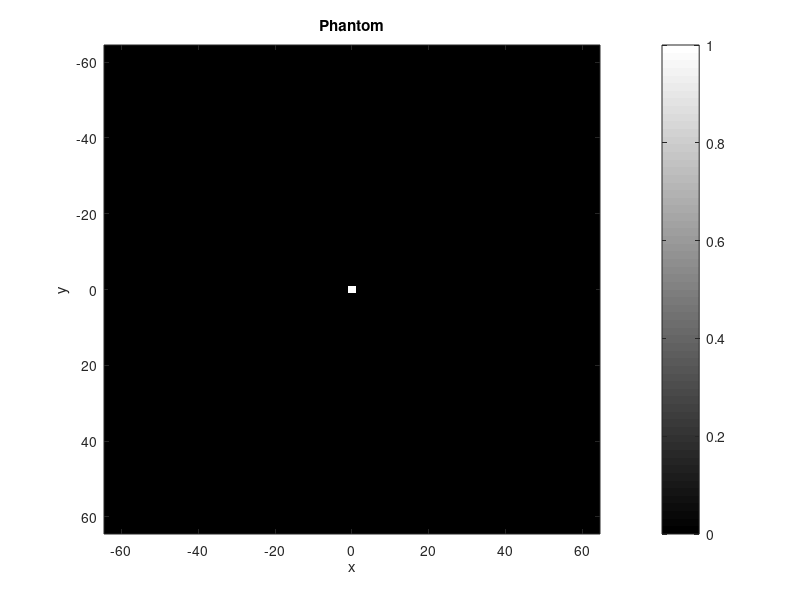
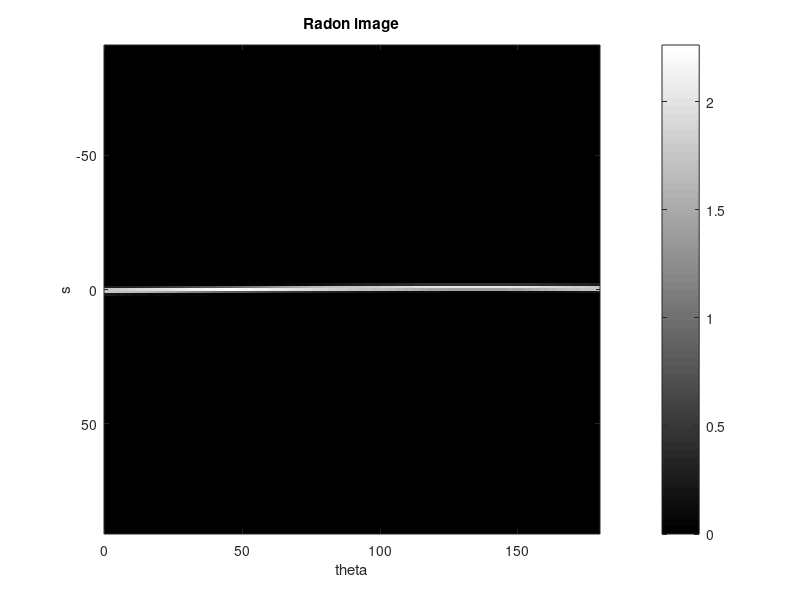
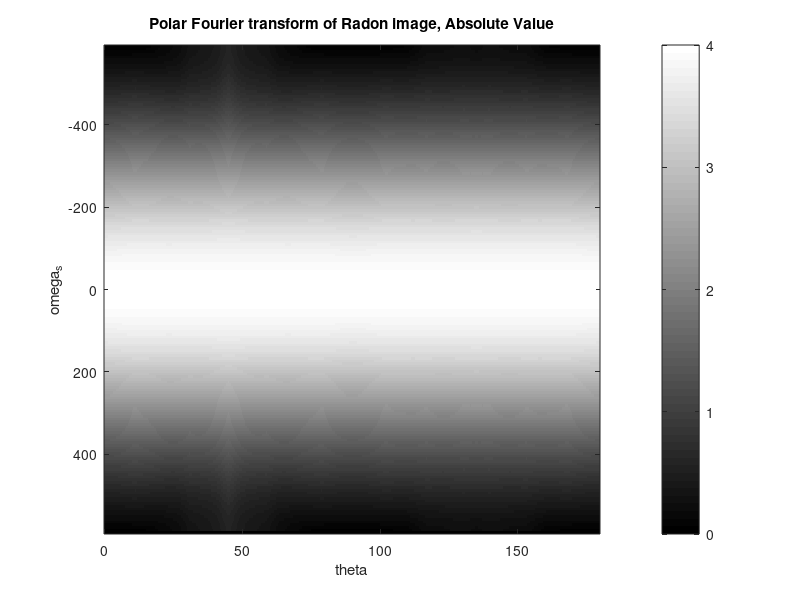
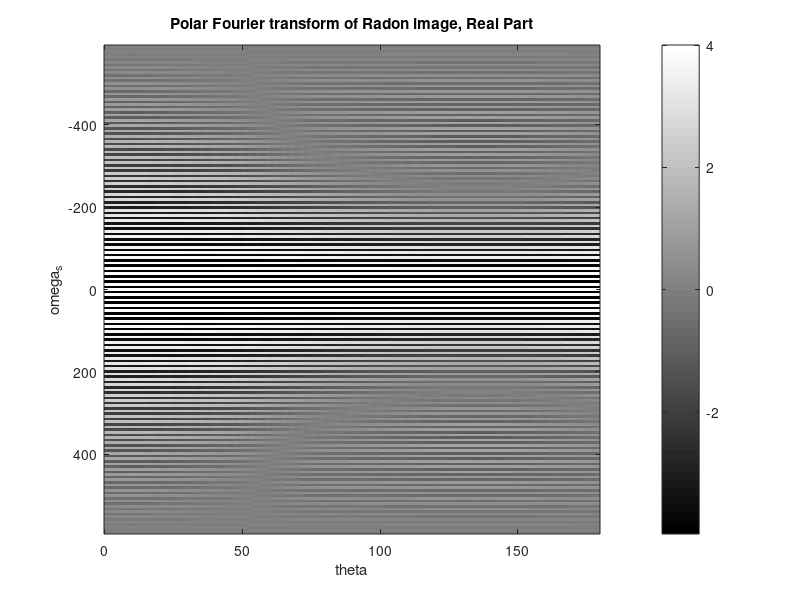

Source code (MATLAB) for these figures, in order: (Note: a time limit stopped this script after it produced the figures.)
%% Image defaults
set(0,'defaultsurfaceedgecolor','none')

%% Debug flag: print out everything when DEBUG==1
DEBUG=1;

%% Signal to noise ratio
%SNR=0.1;

%% Interpolation method: nearest / linear / cubic
interp_m='nearest';

%%Zeropadding ratio: filter out high frequency signal
% 0:none , 1:filter everything
zeropad_ratio=0;

%%Oversampling ratio: reduce alising
%1:normal, >1 oversampling
oversamp_ratio=2;

%% Size of phantom and reconstructed image
% N is the number of rows and columns in P, which is 256 respectively
N=128;

%Radon scan angles
%we may change the number of beams that we use to cover 180 degree
theta=linspace(0,180-1/3,180*3);

%%%%%%%%%%%%%%%%%%%%%%%%%%%%%%%%%%%%%%%%%%%%%%%%%%%%%%%%%%%%%%%%%%%%%
%% Create Phantom P
%P = phantom('Shepp-Logan',N);

%Modified Shepp-Logan' gives better visual perception than 'Shepp-Logan'
%P = phantom('Modified Shepp-Logan',N);     %Fail-safe version

% a simple 2D delta function which is off-centre
%P = zeros(N);
%P(12,12)=1;

% a stripe
%T=N/8;
%P=[zeros(N,(N-T)/2) ones(N,T) zeros(N,(N-T)/2)];

% a square (T must be even)
T=2;
P=[zeros(N,(N-T)/2) ones(N,T) zeros(N,(N-T)/2)];
P=P'&P; %image of square

% a 45deg straight line
%P=eye(N);

% Determine the range of x and y
x = linspace(-N/2,N/2,N);
y = x;

% Show and save the phantom
figure(1)
imagesc(x,y,P),colormap(gray),colorbar
title('Phantom'),xlabel('x'),ylabel('y')
print -dpng 1_phantom.png

%%%%%%%%%%%%%%%%%%%%%%%%%%%%%%%%%%%%%%%%%%%%%%%%%%%%%%%%%%%%%%%%%%%%%%%%%
%% Apply radon transformation Rf
%return a vector XP containing the radial coordinates corresponding to each row of RT
Rf = radon(P,theta);

% Determine the range of s
s_max=sqrt( max(x)^2 + max(y)^2 );
[s_size theta_size] = size(Rf);
s = linspace(-s_max,s_max,s_size);

%% Apply noise to the Radon image
%noise = SNR * ( rand(s_size,theta_size)*2 - 1 );
%Rf = Rf + noise;

%if(DEBUG)
%figure(97)
%imagesc(noise),colorbar
%title('noise profile')
%end


%% Show and save Radon image
figure(2)
imagesc(theta,s,Rf),colormap(gray),colorbar
title('Radon image'),xlabel('theta'),ylabel('s')
print -dpng 2_radon.png

%%%%%%%%%%%%%%%%%%%%%%%%%%%%%%%%%%%%%%%%%%%%%%%%%%%%%%%%%%%%%%%%%%%%%%
%% Polar Fourier transform
FRf = fft(Rf);         % Apply 1D Fourier transform in each column

% Determine the range of omega
ds=mean(diff(s));
size_omega=size(FRf,1);
d_omega=2*pi/ds;
omega_max=size_omega*d_omega/2;
omega=linspace(-omega_max,omega_max,size_omega);

%% Zeropadding: remove high-frequency components and reduce noise
pad_begin=floor(size_omega*(1-zeropad_ratio)/2)+1;
pad_end=size_omega-pad_begin+1;
FRf(pad_begin:pad_end,:)=0;
FRf=fftshift(FRf,1);

%% Show and save the Fourier transform image
figure(3)
imagesc(theta, omega, abs(FRf)),colormap(gray),colorbar
xlabel('theta'),ylabel('omega_s')
title('Polar Fourier transform of Radon image, Absolute Value')
print -dpng 3_fourier_radon_abs.png

if(DEBUG)
figure(4)
imagesc(theta, omega, real(FRf)),colormap(gray),colorbar
xlabel('theta'),ylabel('omega_s')
title('Polar Fourier transform of Radon image, Real Part')
print -dpng 3a_fourier_radon_real.png

figure(5)
imagesc(theta, omega, imag(FRf)),colormap(gray),colorbar
xlabel('theta'),ylabel('omega_s')
title('Polar Fourier transform of Radon image, Imaginary Part')
print -dpng 3b_fourier_radon_imag.png
end
%%%%%%%%%%%%%%%%%%%%%%%%%%%%%%%%%%%%%%%%%%%%%%%%%%%%%%%%%%%%%%%%%%%%%%%%%%%%
%% Change from polar to x-y coordinate

%% Label omega_x, omega_y on the image of FRf:
[THETA WW] = meshgrid(theta, omega);
label_WX = WW.*cosd(THETA);
label_WY = WW.*sind(THETA);

%% Determine range of the desired rectangular coordinates
N=N*oversamp_ratio;
max_omega=max(omega);
omega_x = linspace(-max_omega,max_omega,N);
omega_y = omega_x;
[WX WY]=meshgrid( omega_x , omega_y );

d_omega=mean(diff(omega_x));
dx=2*pi/d_omega;
max_x=N*dx/2;
x=linspace(-max_x,max_x,N);
y=x;

%% Prepare data for interpolation
%reshape matrix to array in columns
[cols rows]=size(label_WX);
WX_array=reshape(label_WX,cols*rows,1);
WY_array=reshape(label_WY,cols*rows,1);
FRf_array=reshape(FRf,cols*rows,1);

%% Apply interpolation
F2f = griddata(WX_array,WY_array,FRf_array,WX,WY,interp_m);
F2f(isnan(F2f))=0;        % set all NaN (Not a Number) error to zero

%% DEBUG: test label WX,WY
if(DEBUG)
figure(6)
surf(label_WX,label_WY,abs(FRf)),colorbar,colormap(jet)
axis tight;
title('DEBUG: Radon Fourier image before interpolation, Absolute Value')
xlabel('theta'),ylabel('omega')
print -dpng 4c_fourier_polar_abs.png

figure(7)
surf(WX,WY,abs(F2f)),colorbar,colormap(jet)
axis tight;
title('DEBUG: Radon Fourier image after interpolation, Absolute Value')
xlabel('omega_x'),ylabel('omega_y')
print -dpng 4d_fourier_xy_abs.png
end

%% Save image of F2f
figure(8)
imagesc(omega_x,omega_y,abs(F2f)),colormap(gray),colorbar
xlabel('omega_x'),ylabel('omega_y')
title('polar to x-y interpolation, Absolute Value')
print -dpng 4_fourier_xy_abs.png

if(DEBUG)
figure(9)
imagesc(omega_x,omega_y,real(F2f)),colormap(gray),colorbar
xlabel('omega_x'),ylabel('omega_y')
title('polar to x-y interpolation, Real Part')
print -dpng 4a_fourier_xy_real.png

figure(10)
imagesc(omega_x, omega_y, imag(F2f)),colormap(gray),colorbar
xlabel('omega_x'),ylabel('omega_y')
title('polar to x-y interpolation, Imaginary Part')
print -dpng 4b_fourier_xy_imag.png
end
%%%%%%%%%%%%%%%%%%%%%%%%%%%%%%%%%%%%%%%%%%%%%%%%%%%%%%%%%%%%%%%%%%%%%%%%%%
%% Apply Inverse FFT to F2f
f = fftshift(ifft2(fftshift(F2f)));

figure(11)
imagesc(x,y,real(f)),colormap(gray),colorbar
xlabel('x'),ylabel('y')
title('Reconstructed Image, Real Part')
print -dpng 5_reconstruct_xy_real.png

if(DEBUG)
figure(12)
imagesc(x,y,imag(f)),colormap(gray),colorbar
xlabel('x'),ylabel('y')
title('Reconstructed Image, Imaginary Part')
print -dpng 5_reconstruct_xy_imag.png
end
